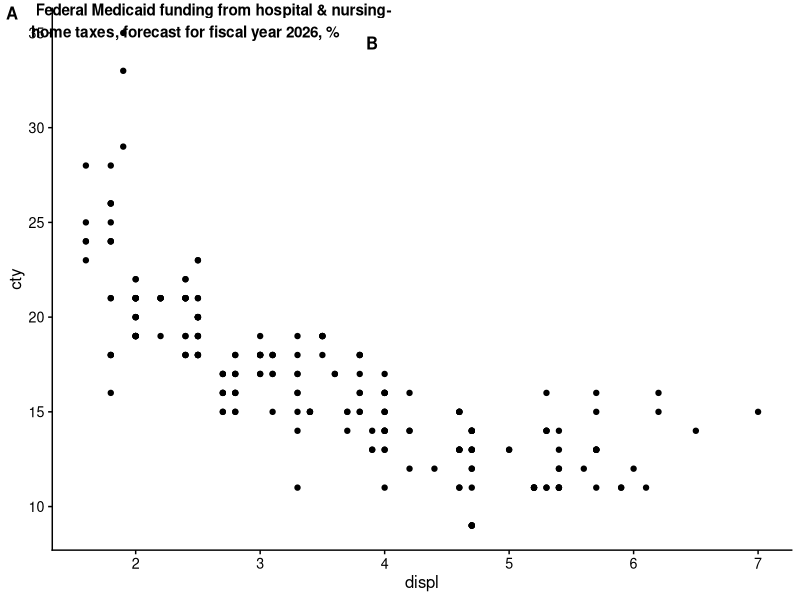
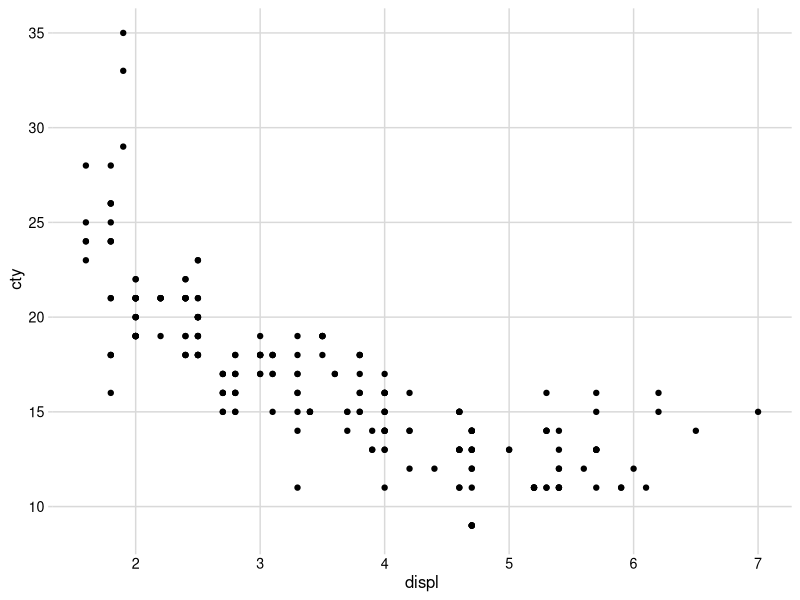

Here is the R script that generated these plots, in order:
require(ggplot2)
require(cowplot)

inset <- ~{
  counts <- table(mpg$drv)
  par(
    cex = 0.8,
    mar = c(3, 3, 1, 1),
    mgp = c(2, 1, 0)
  )
  barplot(counts, xlab = "drv", ylab = "count")
}

p <- ggplot(mpg, aes(displ, cty)) +
  geom_point() +
  theme_minimal_grid(12) # +
  # labs(
  #   title = "Plot Title"
  # )

ggdraw(p + theme_half_open(12)) +
  draw_plot(inset, .45, .45, .5, .5) +
  draw_plot_label(
    c("A", "B"),
    c(0, 0.45),
    c(1, 0.95),
    size = 12
  ) +
  draw_figure_label(
    label = "Federal Medicaid funding from hospital & nursing-\nhome taxes, forecast for fiscal year 2026, %",
    position = "top.left",
    fontface = "bold"
  )


ggdraw(get_title(p)) +
  draw_plot(p)
